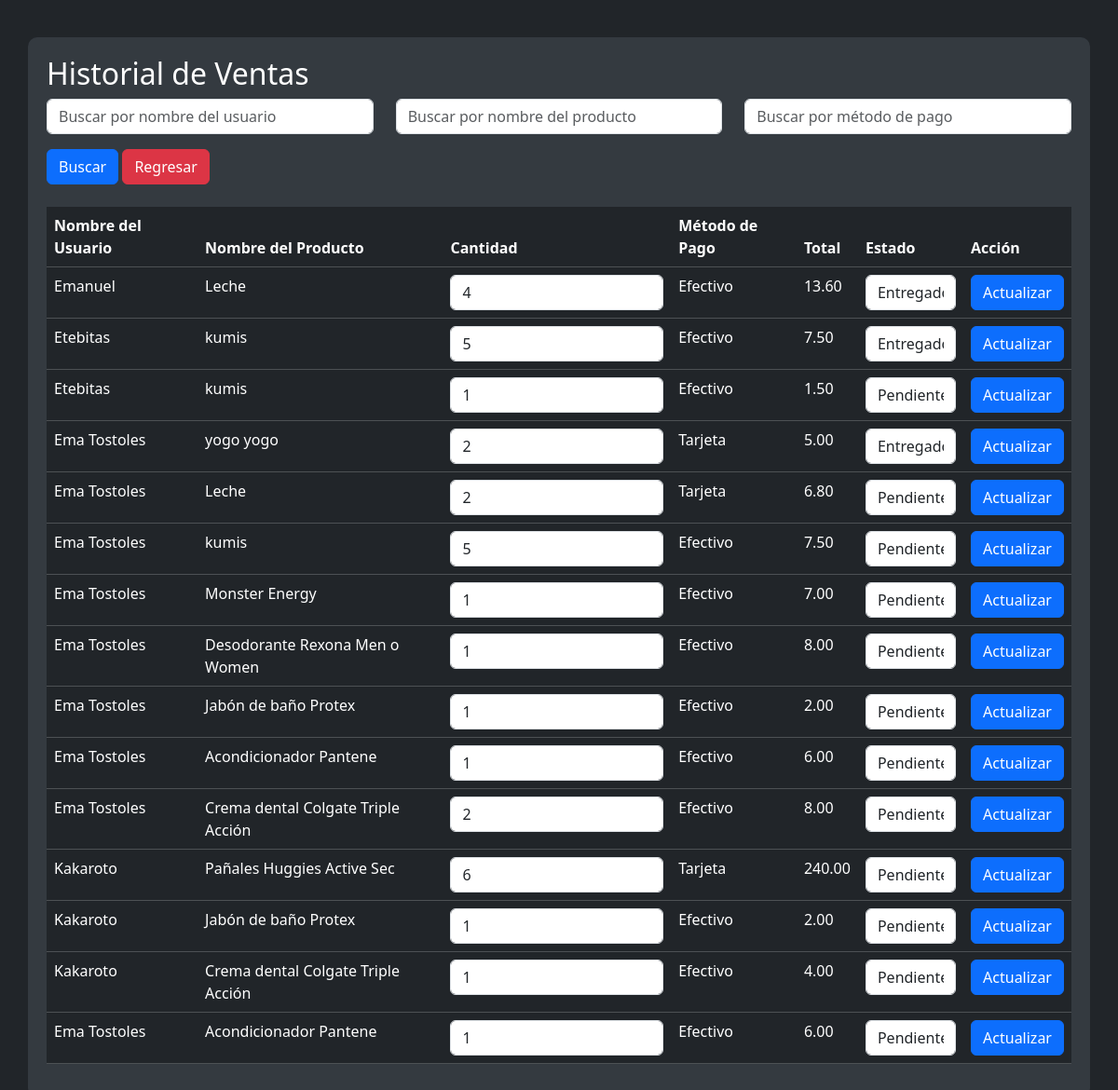
The app's page /gestionarventas.php (signed in) with its own data.
### tables this page shows
CREATE TABLE `historial_ventas` (
  `ID` int(11) NOT NULL,
  `id_usuario` int(11) NOT NULL,
  `Metodo_pago` varchar(50) DEFAULT NULL,
  `Cantidad` int(11) DEFAULT NULL,
  `Fecha` timestamp NULL DEFAULT current_timestamp(),
  `Estado` varchar(20) NOT NULL DEFAULT 'Pendiente',
  `IDP` int(11) NOT NULL,
  `Total` decimal(10,2) NOT NULL
);

CREATE TABLE `usuarios` (
  `id_usuario` int(11) NOT NULL,
  `usuario` varchar(20) DEFAULT NULL,
  `nombre` varchar(20) DEFAULT NULL,
  `correo_electronico` varchar(30) DEFAULT NULL,
  `telefono` varchar(15) DEFAULT NULL,
  `contraseña_usuario` varchar(100) DEFAULT NULL,
  `id_tipos` int(11) DEFAULT NULL,
  `codigo_recuperacion` varchar(255) DEFAULT NULL,
  `aceptado` varchar(2) DEFAULT NULL,
  `Foto` varchar(255) DEFAULT NULL
);

CREATE TABLE `productos` (
  `IDP` int(11) NOT NULL,
  `Nombre` varchar(255) NOT NULL,
  `Precio` decimal(10,2) NOT NULL,
  `Categoria` varchar(255) DEFAULT NULL,
  `Cantidad` int(11) DEFAULT NULL,
  `Descripcion` text DEFAULT NULL,
  `Foto` varchar(255) DEFAULT NULL,
  `Estado` varchar(20) NOT NULL DEFAULT 'Pendiente',
  `fecha_de_entrega` timestamp NOT NULL DEFAULT current_timestamp()
);

### gestionarventas.php (the view, shortened to what this page needs)
<?php
include_once 'conexion.php';
$nombre_usuario_buscar = isset($_GET['nombre_usuario_buscar']) ? $_GET['nombre_usuario_buscar'] : '';
$nombre_producto_buscar = isset($_GET['nombre_producto_buscar']) ? $_GET['nombre_producto_buscar'] : '';
$metodo_pago_buscar = isset($_GET['metodo_pago_buscar']) ? $_GET['metodo_pago_buscar'] : '';
$query = "SELECT hv.*, p.Nombre AS nombre_producto, u.nombre AS nombre_usuario
          FROM historial_ventas hv
          JOIN productos p ON hv.IDP = p.IDP
          JOIN usuarios u ON hv.id_usuario = u.id_usuario
          WHERE u.nombre LIKE :nombre_usuario AND p.Nombre LIKE :nombre_producto AND hv.Metodo_pago LIKE :metodo_pago";
$statement = $con->prepare($query);
$statement->execute([
    ':nombre_usuario' => '%' . $nombre_usuario_buscar . '%',
    ':nombre_producto' => '%' . $nombre_producto_buscar . '%',
    ':metodo_pago' => '%' . $metodo_pago_buscar . '%'
]);
$historial = $statement->fetchAll(PDO::FETCH_ASSOC);
?>
<!DOCTYPE html>
<html lang="en">
<head>
    <link rel="stylesheet" href="CSS/bootstrap.css">
    <link rel="stylesheet" href="CSS/alerta.css">
</head>
<body>
    <div class="container">
        <h2>Historial de Ventas</h2>
        <form action="" method="GET" class="mb-4">
            <div class="row">
                <div class="col-md-4">
                    <input type="text" name="nombre_usuario_buscar" class="form-control" placeholder="Buscar por nombre del usuario" value="<?php echo htmlspecialchars($nombre_usuario_buscar); ?>">
                </div>
                <div class="col-md-4">
                    <input type="text" name="nombre_producto_buscar" class="form-control" placeholder="Buscar por nombre del producto" value="<?php echo htmlspecialchars($nombre_producto_buscar); ?>">
                </div>
                <div class="col-md-4">
                    <input type="text" name="metodo_pago_buscar" class="form-control" placeholder="Buscar por método de pago" value="<?php echo htmlspecialchars($metodo_pago_buscar); ?>">
                </div>
                <div class="col-md-12 mt-3">
                    <button type="submit" class="btn btn-primary">Buscar</button>
                    <a href="index.php" class="btn btn-danger">Regresar</a>
                </div>
            </div>
        </form>
        <form action="" method="POST">
            <table class="table table-dark">
                <thead>
                    <tr>
                        <th scope="col">Nombre del Usuario</th>
                        <th scope="col">Nombre del Producto</th>
                        <th scope="col">Cantidad</th>
                        <th scope="col">Método de Pago</th>
                        <th scope="col">Total</th>
                        <th scope="col">Estado</th>
                        <th scope="col">Acción</th>
                    </tr>
                </thead>
                <tbody>
                    <?php foreach ($historial as $venta): ?>
                    <tr>
                        <td><?php echo htmlspecialchars($venta['nombre_usuario']); ?></td>
                        <td><?php echo htmlspecialchars($venta['nombre_producto']); ?></td>
                        <td><input type="number" name="cantidad[<?php echo $venta['ID']; ?>]" value="<?php echo htmlspecialchars($venta['Cantidad']); ?>" class="form-control" min="0"></td>
                        <td><?php echo htmlspecialchars($venta['Metodo_pago']); ?></td>
                        <td><?php echo htmlspecialchars($venta['Total']); ?></td>
                        <td>
                            <select class="form-control" name="estado[<?php echo $venta['ID']; ?>]">
                                <option value="Pendiente" <?php echo $venta['Estado'] == 'Pendiente' ? 'selected' : ''; ?>>Pendiente</option>
                                <option value="Entregado" <?php echo $venta['Estado'] == 'Entregado' ? 'selected' : ''; ?>>Entregado</option>
                            </select>
                        </td>
                        <td><button type="submit" name="actualizar" value="<?php echo $venta['ID']; ?>" class="btn btn-primary">Actualizar</button></td>
                    </tr>
                    <?php endforeach; ?>
                </tbody>
            </table>
        </form>
    </div>
</body>
</html>

### gestionarventas.php (style rules this page uses)
body { background-color: #212529; color: #ffffff; padding-top: 20px; }
.container { background-color: #343a40; color: #ffffff; padding: 20px; border-radius: 10px; margin-top: 20px; }
.table-dark { background-color: #343a40; color: #ffffff; border-radius: 10px; margin-top: 20px; }
.btn-danger { background-color: #dc3545; border-color: #dc3545; }

### records on screen
historial_ventas: id_usuario.nombre "Emanuel", IDP.Nombre "Leche", Cantidad "4", Metodo_pago "Efectivo", Total "13.60", Estado+ID "Entregado"
historial_ventas: id_usuario.nombre "Etebitas", IDP.Nombre "kumis", Cantidad "5", Metodo_pago "Efectivo", Total "7.50", Estado+ID "Entregado"
historial_ventas: id_usuario.nombre "Etebitas", IDP.Nombre "kumis", Cantidad "1", Metodo_pago "Efectivo", Total "1.50", Estado+ID "Pendiente"
historial_ventas: id_usuario.nombre "Ema Tostoles", IDP.Nombre "yogo yogo", Cantidad "2", Metodo_pago "Tarjeta", Total "5.00", Estado+ID "Entregado"
historial_ventas: id_usuario.nombre "Ema Tostoles", IDP.Nombre "Leche", Cantidad "2", Metodo_pago "Tarjeta", Total "6.80", Estado+ID "Pendiente"
historial_ventas: id_usuario.nombre "Ema Tostoles", IDP.Nombre "kumis", Cantidad "5", Metodo_pago "Efectivo", Total "7.50", Estado+ID "Pendiente"
historial_ventas: id_usuario.nombre "Ema Tostoles", IDP.Nombre "Monster Energy", Cantidad "1", Metodo_pago "Efectivo", Total "7.00", Estado+ID "Pendiente"
historial_ventas: id_usuario.nombre "Ema Tostoles", IDP.Nombre "Desodorante Rexona Men o Women", Cantidad "1", Metodo_pago "Efectivo", Total "8.00", Estado+ID "Pendiente"
historial_ventas: id_usuario.nombre "Ema Tostoles", IDP.Nombre "Jabón de baño Protex", Cantidad "1", Metodo_pago "Efectivo", Total "2.00", Estado+ID "Pendiente"
historial_ventas: id_usuario.nombre "Ema Tostoles", IDP.Nombre "Acondicionador Pantene", Cantidad "1", Metodo_pago "Efectivo", Total "6.00", Estado+ID "Pendiente"
historial_ventas: id_usuario.nombre "Ema Tostoles", IDP.Nombre "Crema dental Colgate Triple Acción", Cantidad "2", Metodo_pago "Efectivo", Total "8.00", Estado+ID "Pendiente"
historial_ventas: id_usuario.nombre "Kakaroto", IDP.Nombre "Pañales Huggies Active Sec", Cantidad "6", Metodo_pago "Tarjeta", Total "240.00", Estado+ID "Pendiente"
historial_ventas: id_usuario.nombre "Kakaroto", IDP.Nombre "Jabón de baño Protex", Cantidad "1", Metodo_pago "Efectivo", Total "2.00", Estado+ID "Pendiente"
historial_ventas: id_usuario.nombre "Kakaroto", IDP.Nombre "Crema dental Colgate Triple Acción", Cantidad "1", Metodo_pago "Efectivo", Total "4.00", Estado+ID "Pendiente"
historial_ventas: id_usuario.nombre "Ema Tostoles", IDP.Nombre "Acondicionador Pantene", Cantidad "1", Metodo_pago "Efectivo", Total "6.00", ID "Pendiente"
